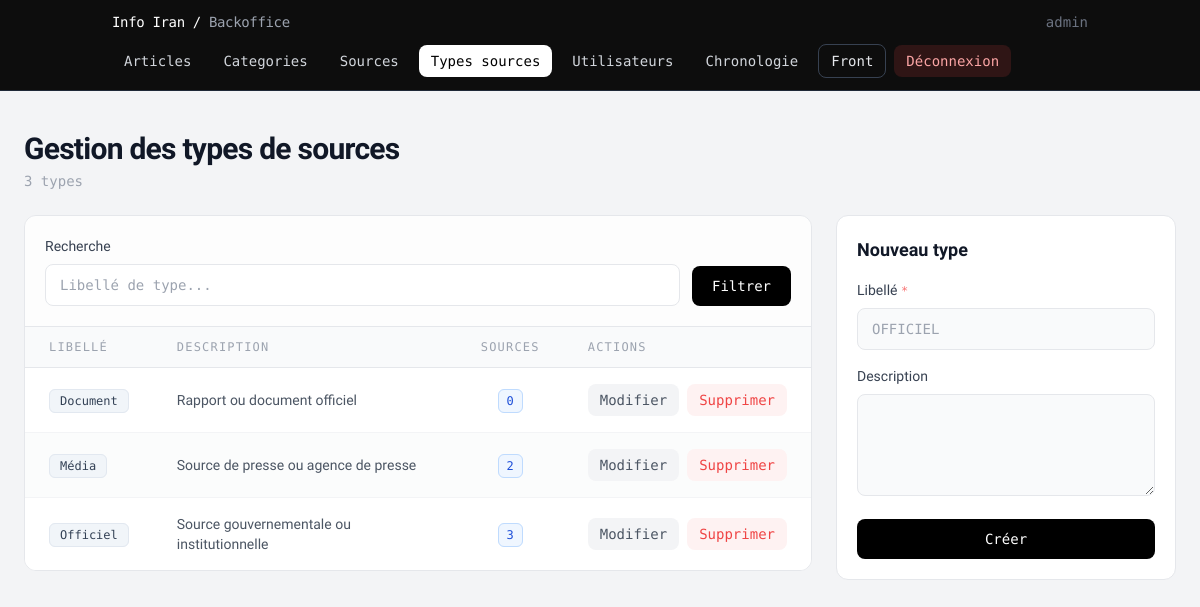
The app's page /pages/articles/backoffice_types_sources.php (signed in) with its own data.
### tables this page shows
CREATE TABLE type_sources (
    id          INT PRIMARY KEY AUTO_INCREMENT,
    libelle     VARCHAR(50) NOT NULL UNIQUE,
    description TEXT
);

### models/Database.php (called while the page is built, shortened)
<?php
class Database
{
    private static $instance = null;
    private $pdo;
    private function __construct()
    {
        $host = getenv('DB_HOST') ?: '127.0.0.1';
        $db   = getenv('DB_NAME') ?: 'info_actualite';
        $user = getenv('DB_USER') ?: 'actualite_user';
        $pass = getenv('DB_PASS') ?: 'secret_pw';
        $charset = 'utf8mb4';
        $dsn = "mysql:host={$host};dbname={$db};charset={$charset}";
        $options = [
            PDO::ATTR_ERRMODE => PDO::ERRMODE_EXCEPTION,
            PDO::ATTR_DEFAULT_FETCH_MODE => PDO::FETCH_ASSOC,
            PDO::ATTR_EMULATE_PREPARES => false,
        ];
        $this->pdo = new PDO($dsn, $user, $pass, $options);
    }
    public static function getInstance()
    {
        if (self::$instance === null) {
            self::$instance = new self();
        }
        return self::$instance;
    }
    public function getConnection()
    {
        return $this->pdo;
    }
}

### controllers/BackofficeController.php (called while the page is built, shortened)
<?php
require_once __DIR__ . '/../models/Database.php';
class BackofficeController
{
    private \PDO $db;
    public function __construct()
    {
        $this->db = Database::getInstance()->getConnection();
    }
    public function listTypeSourcesPaginated(int $perPage, int $offset, string $q = ''): array
    {
        $params = [];
        $wc = '';
        $stmtC = $this->db->prepare("SELECT COUNT(*) FROM type_sources ts {$wc}");
        $stmtC->execute($params);
        $total = (int) $stmtC->fetchColumn();
        $sql = "
            SELECT ts.id, ts.libelle, ts.description,
                   (SELECT COUNT(*) FROM sources s WHERE s.id_type_source = ts.id) AS nb_sources
            FROM type_sources ts
            {$wc}
            ORDER BY ts.libelle ASC
            LIMIT :lim OFFSET :off
        ";
        $stmt = $this->db->prepare($sql);
        $stmt->bindValue(':lim', $perPage, \PDO::PARAM_INT);
        $stmt->bindValue(':off', $offset, \PDO::PARAM_INT);
        $stmt->execute();
        return ['total' => $total, 'rows' => $stmt->fetchAll(\PDO::FETCH_ASSOC)];
    }
}

### pages/articles/backoffice_types_sources.php (the view, shortened to what this page needs)
<?php
require_once __DIR__ . '/../../controllers/BackofficeController.php';
require_once __DIR__ . '/partials/backoffice_nav.php';
$controller = new BackofficeController();
$perPage = 15;
$page = max(1, intval($_GET['page'] ?? 1));
$offset = ($page - 1) * $perPage;
$q = trim($_GET['q'] ?? '');
$result = $controller->listTypeSourcesPaginated($perPage, $offset, $q);
$rows = $result['rows'];
$total = $result['total'];
$editType = null;
?>
<!DOCTYPE html>
<html lang="fr">
<head>
</head>
<body class="bg-gray-100 min-h-screen">
<main class="container mx-auto px-6 py-10 max-w-[90rem]">
    <div class="mb-6 flex items-start justify-between gap-4">
        <div>
            <h1 class="text-3xl font-semibold text-gray-900 tracking-tight">Gestion des types de sources</h1>
            <p class="mono text-sm text-gray-400 mt-1">
                <?= $total ?> type<?= $total > 1 ? 's' : '' ?>
            </p>
        </div>
    </div>
    <div class="lg:grid lg:grid-cols-[1fr_340px] gap-6 items-start">
        <section class="bg-white border border-gray-200 rounded-xl overflow-hidden">
            <form method="GET" action="/backoffice/types-sources" class="p-5 border-b border-gray-200 bg-gray-50/40 flex gap-3 items-end">
                <div class="flex-1 min-w-[180px]">
                    <label class="block text-sm font-medium text-gray-700 mb-2">Recherche</label>
                    <input type="text" name="q" value="<?= htmlspecialchars($q) ?>" placeholder="Libellé de type..."
                           class="w-full mono text-sm px-3.5 py-2.5 border border-gray-200 rounded-lg bg-white focus:border-gray-400 focus:outline-none transition-colors">
                </div>
                <button type="submit" class="mono text-sm font-medium bg-black text-white px-5 py-2.5 rounded-lg hover:bg-gray-800 transition-colors">Filtrer</button>
            </form>
            <?php if (empty($rows)): ?>
                <div class="px-6 py-20 text-center mono text-base text-gray-400">Aucun type de source trouvé.</div>
            <?php else: ?>
                <div class="overflow-x-auto">
                    <table class="w-full text-left border-collapse">
                        <thead>
                            <tr class="bg-gray-50 border-b border-gray-200 mono text-xs text-gray-400 uppercase tracking-widest">
                                <th class="px-6 py-3 font-normal">Libellé</th>
                                <th class="px-6 py-3 font-normal">Description</th>
                                <th class="px-6 py-3 font-normal text-center">Sources</th>
                                <th class="px-6 py-3 font-normal">Actions</th>
                            </tr>
                        </thead>
                        <tbody class="divide-y divide-gray-100">
                            <?php foreach ($rows as $i => $row): ?>
                                <tr class="hover:bg-blue-50/30 transition-colors <?= $i % 2 === 1 ? 'bg-gray-50/60' : 'bg-white' ?>">
                                    <td class="px-6 py-4">
                                        <span class="mono text-xs bg-slate-100 text-slate-700 border border-slate-200 px-2.5 py-1 rounded-md">
                                            <?= htmlspecialchars($row['libelle']) ?>
                                        </span>
                                    </td>
                                    <td class="px-6 py-4 text-sm text-gray-600"><?= htmlspecialchars(mb_strimwidth(trim((string) ($row['description'] ?? '')), 0, 90, '…')) ?: '—' ?></td>
                                    <td class="px-6 py-4 text-center">
                                        <span class="mono text-xs px-2 py-1 rounded-md bg-blue-50 border border-blue-200 text-blue-700">
                                            <?= (int) $row['nb_sources'] ?>
                                        </span>
                                    </td>
                                    <td class="px-6 py-4">
                                        <div class="flex items-center gap-2">
                                            <a href="/backoffice/types-sources?edit=<?= (int) $row['id'] ?><?= $q !== '' ? '&q=' . urlencode($q) : '' ?>" class="mono text-sm text-gray-600 bg-gray-100 hover:bg-gray-200 px-3 py-1.5 rounded-lg transition-colors">Modifier</a>
                                            <form method="POST" action="/backoffice/gestion/traitement" onsubmit="return confirm('Supprimer ce type de source ?');">
                                                <button type="submit" class="mono text-sm text-red-500 bg-red-50 hover:bg-red-100 px-3 py-1.5 rounded-lg transition-colors">Supprimer</button>
                                            </form>
                                        </div>
                                    </td>
                                </tr>
                            <?php endforeach; ?>
                        </tbody>
                    </table>
                </div>
            <?php endif; ?>
        </section>
        <aside class="sticky top-20 bg-white border border-gray-200 rounded-xl p-5">
            <?php if (!$editType): ?>
                <h2 class="text-lg font-semibold text-gray-900 mb-4">Nouveau type</h2>
                <form method="POST" action="/backoffice/gestion/traitement" class="space-y-4">
                    <div>
                        <label class="block text-sm font-medium text-gray-700 mb-2">Libellé <span class="mono text-xs text-red-400">*</span></label>
                        <input type="text" name="libelle" required placeholder="OFFICIEL"
                               class="w-full mono text-sm px-3.5 py-2.5 border border-gray-200 rounded-lg bg-gray-50 focus:bg-white focus:border-gray-400 focus:outline-none transition-colors">
                    </div>
                    <div>
                        <label class="block text-sm font-medium text-gray-700 mb-2">Description</label>
                        <textarea name="description" rows="4" class="w-full mono text-sm px-3.5 py-2.5 border border-gray-200 rounded-lg bg-gray-50 focus:bg-white focus:border-gray-400 focus:outline-none transition-colors"></textarea>
                    </div>
                    <button type="submit" class="w-full mono text-sm font-medium bg-black text-white px-4 py-2.5 rounded-lg hover:bg-gray-800 transition-colors">Créer</button>
                </form>
            <?php endif; ?>
        </aside>
    </div>
</main>
</body>
</html>

### records on screen
type_sources: libelle "Document", description "Rapport ou document officiel", nb_sources "0"
type_sources: libelle "Média", description "Source de presse ou agence de presse", nb_sources "2"
type_sources: libelle "Officiel", description "Source gouvernementale ou institutionnelle", nb_sources "3"

### other values on screen
$username "admin"
$link['label'] "Articles"
$link['label'] "Categories"
$link['label'] "Sources"
$link['label'] "Types sources"
$link['label'] "Utilisateurs"
$link['label'] "Chronologie"
$total "3"
